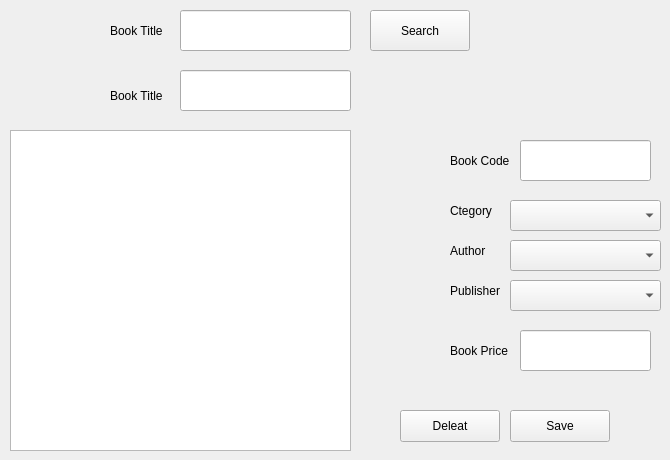
      <widget class="QWidget" name="tab_6">
       <attribute name="title">
        <string>Edit/Delete A Book</string>
       </attribute>
       <widget class="QLabel" name="label_9">
        <property name="geometry">
         <rect>
          <x>110</x>
          <y>80</y>
          <width>71</width>
          <height>31</height>
         </rect>
        </property>
        <property name="text">
         <string>Book Title</string>
        </property>
       </widget>
       <widget class="QLabel" name="label_10">
        <property name="geometry">
         <rect>
          <x>450</x>
          <y>230</y>
          <width>51</width>
          <height>41</height>
         </rect>
        </property>
        <property name="text">
         <string>Author</string>
        </property>
       </widget>
       <widget class="QLineEdit" name="lineEdit_6">
        <property name="geometry">
         <rect>
          <x>520</x>
          <y>330</y>
          <width>131</width>
          <height>41</height>
         </rect>
        </property>
       </widget>
       <widget class="QLineEdit" name="lineEdit_7">
        <property name="geometry">
         <rect>
          <x>180</x>
          <y>10</y>
          <width>171</width>
          <height>41</height>
         </rect>
        </property>
       </widget>
       <widget class="QLabel" name="label_11">
        <property name="geometry">
         <rect>
          <x>450</x>
          <y>330</y>
          <width>71</width>
          <height>41</height>
         </rect>
        </property>
        <property name="text">
         <string>Book Price</string>
        </property>
       </widget>
       <widget class="QComboBox" name="comboBox_6">
        <property name="geometry">
         <rect>
          <x>510</x>
          <y>200</y>
          <width>151</width>
          <height>31</height>
         </rect>
        </property>
       </widget>
       <widget class="QLabel" name="label_12">
        <property name="geometry">
         <rect>
          <x>450</x>
          <y>200</y>
          <width>51</width>
          <height>21</height>
         </rect>
        </property>
        <property name="text">
         <string>Ctegory</string>
        </property>
       </widget>
       <widget class="QComboBox" name="comboBox_7">
        <property name="geometry">
         <rect>
          <x>510</x>
          <y>240</y>
          <width>151</width>
          <height>31</height>
         </rect>
        </property>
       </widget>
       <widget class="QLabel" name="label_13">
        <property name="geometry">
         <rect>
          <x>450</x>
          <y>270</y>
          <width>61</width>
          <height>41</height>
         </rect>
        </property>
        <property name="text">
         <string>Publisher</string>
        </property>
       </widget>
       <widget class="QLineEdit" name="lineEdit_8">
        <property name="geometry">
         <rect>
          <x>520</x>
          <y>140</y>
          <width>131</width>
          <height>41</height>
         </rect>
        </property>
       </widget>
       <widget class="QLabel" name="label_14">
        <property name="geometry">
         <rect>
          <x>450</x>
          <y>150</y>
          <width>71</width>
          <height>21</height>
         </rect>
        </property>
        <property name="text">
         <string>Book Code</string>
        </property>
       </widget>
       <widget class="QComboBox" name="comboBox_8">
        <property name="geometry">
         <rect>
          <x>510</x>
          <y>280</y>
          <width>151</width>
          <height>31</height>
         </rect>
        </property>
       </widget>
       <widget class="QPlainTextEdit" name="plainTextEdit_2">
        <property name="geometry">
         <rect>
          <x>10</x>
          <y>130</y>
          <width>341</width>
          <height>321</height>
         </rect>
        </property>
       </widget>
       <widget class="QPushButton" name="pushButton_8">
        <property name="geometry">
         <rect>
          <x>510</x>
          <y>410</y>
          <width>100</width>
          <height>32</height>
         </rect>
        </property>
        <property name="text">
         <string>Save</string>
        </property>
       </widget>
       <widget class="QLineEdit" name="lineEdit_9">
        <property name="geometry">
         <rect>
          <x>180</x>
          <y>70</y>
          <width>171</width>
          <height>41</height>
         </rect>
        </property>
       </widget>
       <widget class="QLabel" name="label_15">
        <property name="geometry">
         <rect>
          <x>110</x>
          <y>20</y>
          <width>71</width>
          <height>21</height>
         </rect>
        </property>
        <property name="text">
         <string>Book Title</string>
        </property>
       </widget>
       <widget class="QPushButton" name="pushButton_9">
        <property name="geometry">
         <rect>
          <x>370</x>
          <y>10</y>
          <width>100</width>
          <height>41</height>
         </rect>
        </property>
        <property name="text">
         <string>Search</string>
        </property>
       </widget>
       <widget class="QPushButton" name="pushButton_10">
        <property name="geometry">
         <rect>
          <x>400</x>
          <y>410</y>
          <width>100</width>
          <height>32</height>
         </rect>
        </property>
        <property name="text">
         <string>Deleat</string>
        </property>
       </widget>
      </widget>
